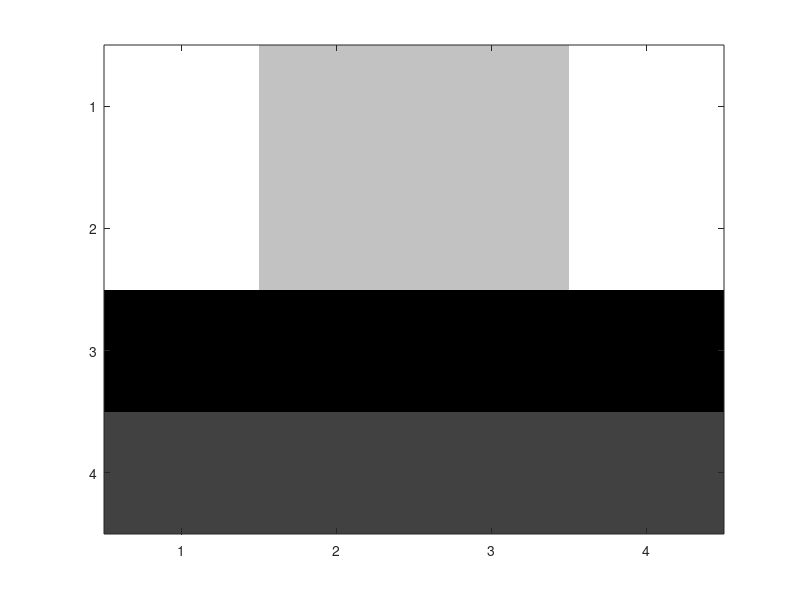

Write the MATLAB code that produced this figure.
clear; close all; clc; 
I = zeros(4,4);
I(1:2,1:4) = 1;
% imagesc(I);colormap gray; 

Ilp = [0,1,0;1,-4,1;0,1,0];

im = conv2(Ilp,I);
im = I-im(2:5,2:5); 
imagesc(im); colormap gray; 

